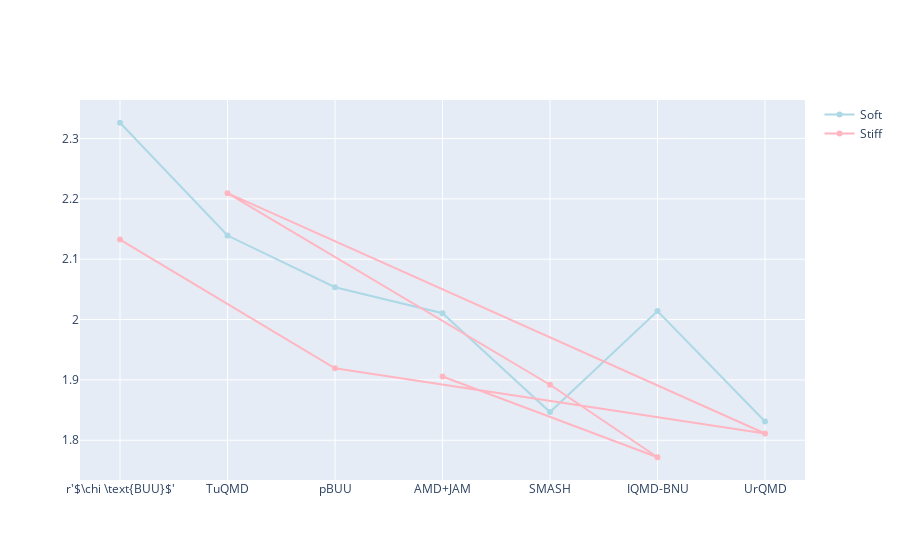

Notebook code cell kept with this figure:
### Code cell
fig = go.Figure()

#plot the soft double ratio
fig.add_trace(go.Scatter(
        x = theory_min.name,
        y = theory_min.doubleratio,
        name = 'Soft',
        marker=dict(
        #color='rgba(156, 165, 196, 0.95)',
        color='lightblue',
        line_color='lightgray',
        ))
)

#plot the stiff double ratio
fig.add_trace(go.Scatter(
        x = theory_max.name,
        y = theory_max.doubleratio,
        name = 'Stiff',
        marker=dict(
        #color='rgba(156, 165, 196, 0.95)',
        color='lightpink',
        line_color='lightgray',
        ))
)

### Figure 1 — Plotly figure (JSON) as saved in the notebook; plotly's stock layout.template omitted (floating-point values rounded to 4 significant figures)
{"data": [{"marker": {"color": "lightblue", "line": {"color": "lightgray"}}, "name": "Soft", "type": "scatter", "x": ["r'$\\chi \\text{BUU}$'", "TuQMD", "pBUU", "AMD+JAM", "SMASH", "IQMD-BNU", "UrQMD"], "y": [2.326, 2.139, 2.054, 2.01, 1.847, 2.014, 1.831]}, {"marker": {"color": "lightpink", "line": {"color": "lightgray"}}, "name": "Stiff", "type": "scatter", "x": ["AMD+JAM", "IQMD-BNU", "SMASH", "TuQMD", "UrQMD", "pBUU", "r'$\\chi \\text{BUU}$'"], "y": [1.906, 1.772, 1.892, 2.21, 1.811, 1.919, 2.133]}], "layout": {}}
